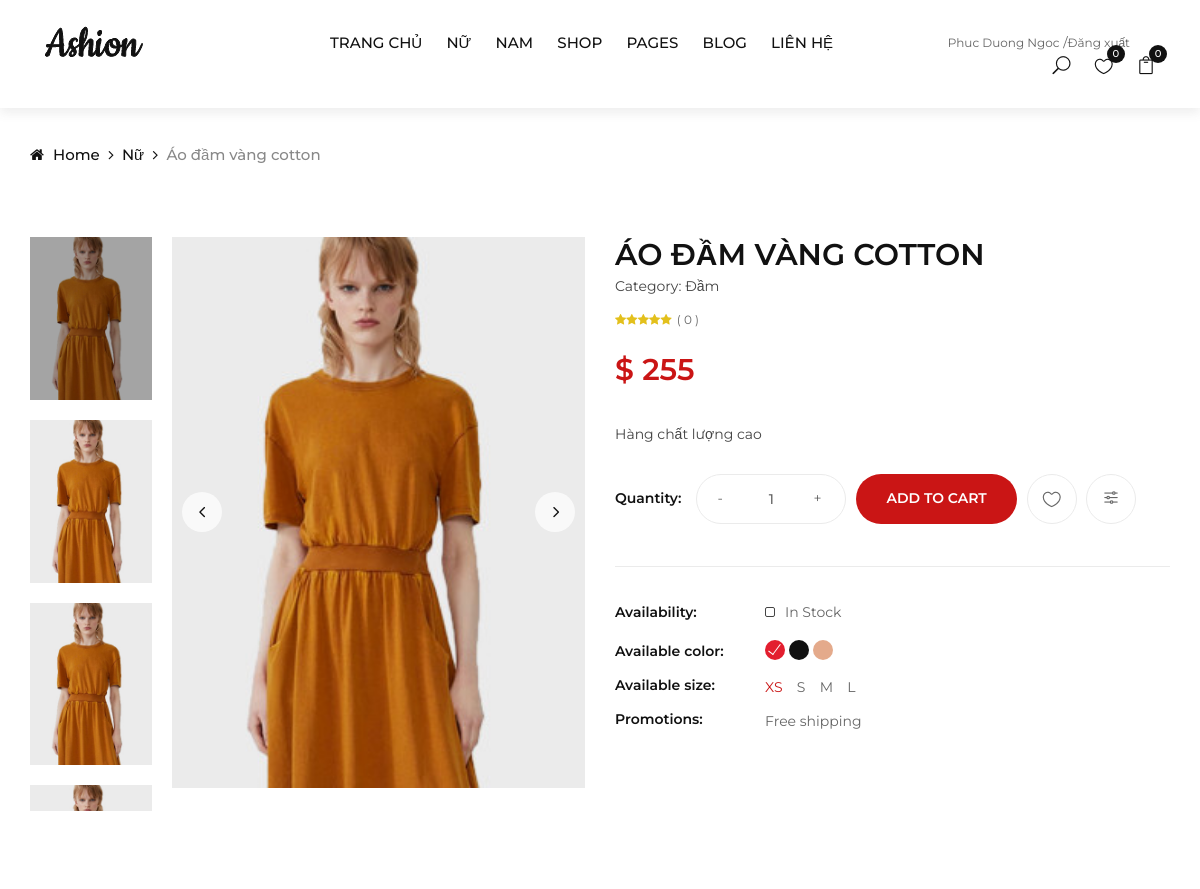
Page /details.php?proid=28 (signed in, upper part) on the earlier database version.
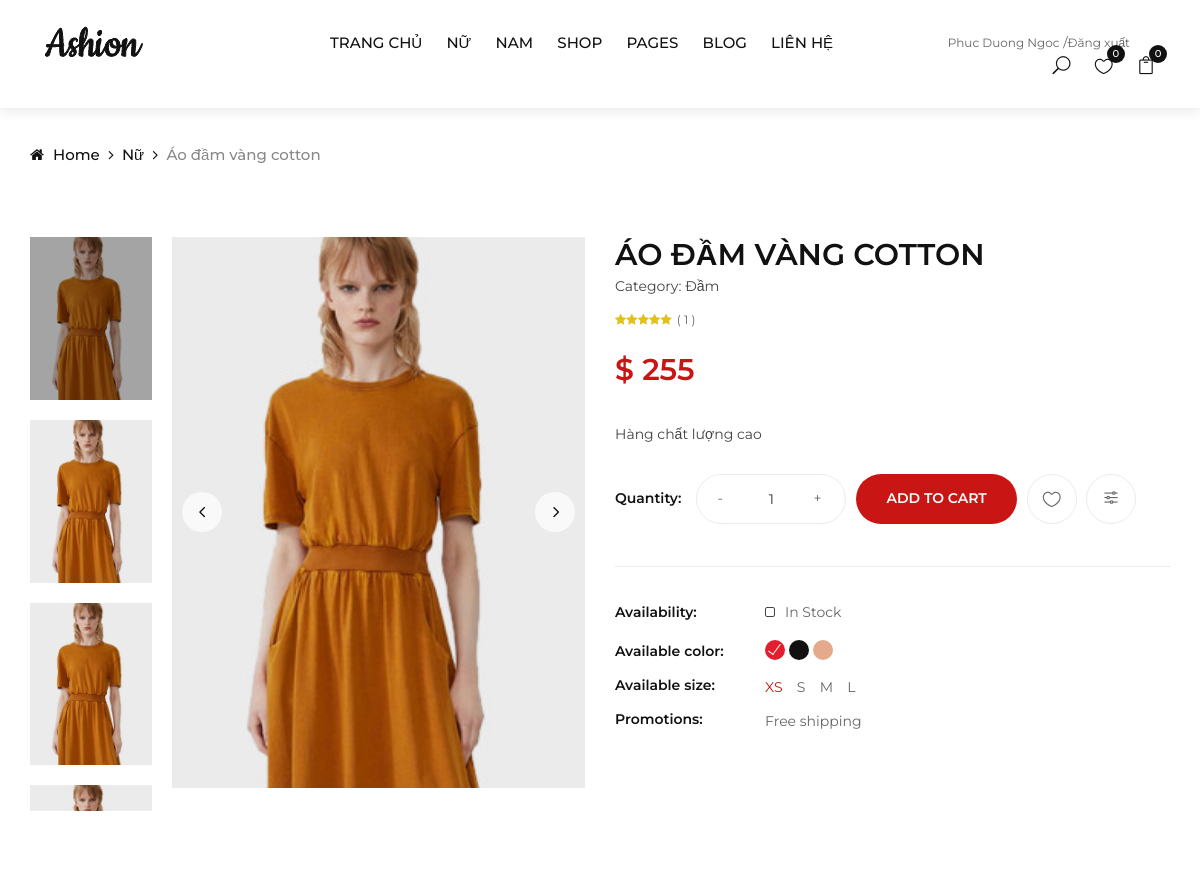
Same page on the later database version.
### tables this page shows
CREATE TABLE `tbl_product` (
  `productId` int(11) NOT NULL,
  `productName` tinytext NOT NULL,
  `product_code` varchar(200) NOT NULL,
  `productQuantity` varchar(50) NOT NULL,
  `product_soldout` varchar(50) NOT NULL DEFAULT '0',
  `product_remain` varchar(50) NOT NULL,
  `product_view` int(11) NOT NULL DEFAULT 0,
  `product_gender` int(11) NOT NULL DEFAULT 0,
  `product_show` int(11) NOT NULL DEFAULT 1,
  `catId` int(11) NOT NULL,
  `brandId` int(11) NOT NULL,
  `product_desc` text NOT NULL,
  `type` int(11) NOT NULL,
  `price` varchar(255) NOT NULL,
  `image` varchar(255) NOT NULL,
  `istrend` int(11) NOT NULL DEFAULT 0,
  `created_ad` timestamp NOT NULL DEFAULT current_timestamp(),
  `updated_ad` timestamp NOT NULL DEFAULT current_timestamp()
);

CREATE TABLE `tbl_brand` (
  `brandId` int(11) NOT NULL,
  `brandName` varchar(255) NOT NULL
);

CREATE TABLE `tbl_category` (
  `catId` int(11) NOT NULL,
  `catName` varchar(255) NOT NULL
);

### classes/product.php (called while the page is built, shortened)
<?php
$filepath = realpath(dirname(__FILE__));
include_once($filepath . '/../lib/database.php');
include_once($filepath . '/../helpers/format.php');
?>
<?php
class product
{
	private $db;
	public function __construct()
	{
		$this->db = new Database();
	}
	public function get_details($id)
	{
		$query =
			"SELECT tbl_product.*, tbl_category.catName, tbl_brand.brandName
			 FROM tbl_product
			 	INNER JOIN tbl_category ON tbl_product.catId = tbl_category.catId
				INNER JOIN tbl_brand ON tbl_product.brandId = tbl_brand.brandId
			 	WHERE tbl_product.productId = '$id'
			 ";
		$result = $this->db->select($query);
		return $result;
	}
}
?>

### lib/database.php (called while the page is built, shortened)
<?php
Class Database extends PDO{
   public $host   = DB_HOST;
   public $user   = DB_USER;
   public $pass   = DB_PASS;
   public $dbname = DB_NAME;
   public $link;
private function connectDB(){
   $this->link = new mysqli($this->host, $this->user, $this->pass,
    $this->dbname);
    $this->link -> set_charset("utf8");
 }
public function select($query){
  $result = $this->link->query($query) or
   die($this->link->error.__LINE__);
  if($result->num_rows > 0){
    return $result;
  } else {
    return false;
  }
 }
}

### helpers/format.php (called while the page is built, shortened)
<?php
class Format{
 public function format_currency($n=0){
        $n=(string)$n;
        $n=strrev($n);
        $res='';
        for($i=0;$i<strlen($n);$i++){
            $res.=$n[$i];
        }
        $res=strrev($res);
        return $res;
    }
}
?>

### details.php (the view, shortened to what the changed rows need)
<?php
include 'inc/header.php';
?>
<?php
if (!isset($_GET['proid']) || $_GET['proid'] == NULL) {
	echo "<script> window.location = 'index.php' </script>";
} else {
	$id = $_GET['proid'];
}
$get_product_details = $product->get_details($id);
if ($get_product_details)
{
 $result_details = $get_product_details->fetch_assoc();
}
?>
<div class="breadcrumb-option">
	<div class="container">
		<div class="row">
			<div class="col-lg-12">
				<div class="breadcrumb__links">
					<a href="./index.html"><i class="fa fa-home"></i> Home</a>
					<a href="#"><?=$result_details['brandName'] ?></a>
					<span><?= $result_details['productName']?></span>
				</div>
			</div>
		</div>
	</div>
</div>
<section class="product-details spad">
	<div class="container">
		<div class="row">
			<div class="col-lg-6">
				<div class="product__details__pic">
					<div class="product__details__pic__left product__thumb nice-scroll">
						<a class="pt active" href="#product-1">
                            <img src="admin/uploads/<?= $result_details['image'] ?>" alt="">
						</a>
						<a class="pt" href="#product-2">
                          <img src="admin/uploads/<?= $result_details['image'] ?>" alt="">
						</a>
						<a class="pt" href="#product-3">
                             <img src="admin/uploads/<?= $result_details['image'] ?>" alt="">
						</a>
						<a class="pt" href="#product-4">
                          <img src="admin/uploads/<?= $result_details['image'] ?>" alt="">
						</a>
					</div>
					<div class="product__details__slider__content">
						<div class="product__details__pic__slider owl-carousel">
							<img data-hash="product-1" class="product__big__img" src="admin/uploads/<?= $result_details['image'] ?>" alt="">
						</div>
					</div>
				</div>
			</div>
			<div class="col-lg-6">
				<div class="product__details__text">
					<h3><?= $result_details['productName'];?> <span>Category: <?= $result_details['catName']?></span></h3>
					<div class="rating">
						<i class="fa fa-star"></i>
						<i class="fa fa-star"></i>
						<i class="fa fa-star"></i>
						<i class="fa fa-star"></i>
						<i class="fa fa-star"></i>
						<span>( <?= $result_details['product_view'];?> )</span>
					</div>
					<div class="product__details__price">$ <?= $fm->format_currency($result_details['price']) ?> <span></span></div>
					<p> <?= $result_details['product_desc'] ?>						                                        </p>
				<form action="" method="post">
					<div class="product__details__button">
					</div>
					</form>
					<div class="product__details__widget">
						<ul>
						</ul>
					</div>
                </div>
			</div>
		</div>
	</div>
</section>
<?php include 'inc/footer.php'; ?>

Differences in the rows shown:
changed tbl_product "ÁO ĐẦM VÀNG COTTON": product_view "0" → "1"
